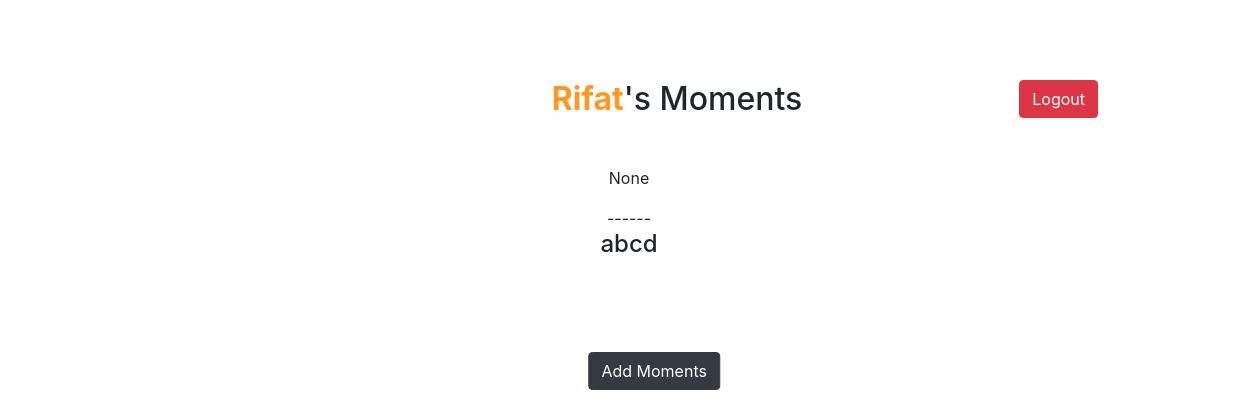
The app's page /home (signed in), older data.
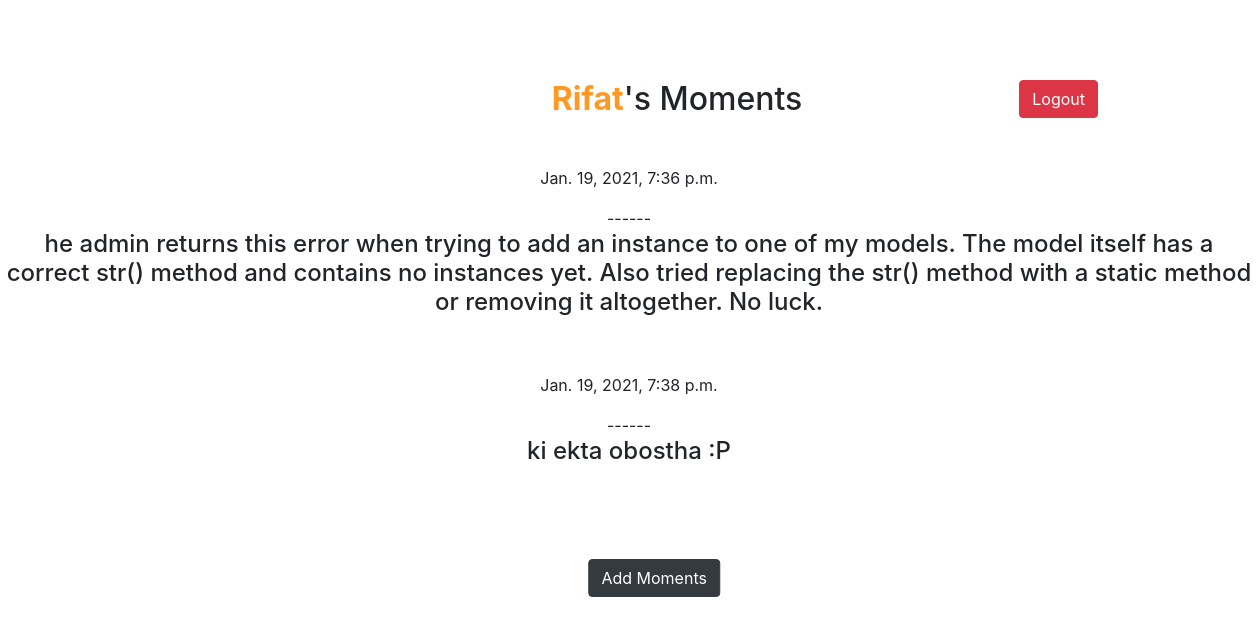
The same page, newer data.
### memory_of_moments/models.py (models this page shows)
class moments(models.Model):
    contents = models.TextField()
    dt = models.DateTimeField(auto_now_add=True)
    user = models.ForeignKey(User, on_delete=models.CASCADE)

### memory_of_moments/views.py (the view)
# urls.py: path('home', views.home, name='home'),
@login_required(login_url='login')
def home(request):
    log_user = request.user
    m = moments.objects.filter(user=log_user)
    return render(request, "view_memory.html", {'m': m})

### memory_of_moments/templates/view_memory.html (shortened to what this page needs)
{% extends "base.html" %}
{% block content %}
<a href="{% url 'logout' %}"><button type="button" class="btn btn-danger lgt">Logout</button></a>
<center>
    <h2 style=" position:relative; left:3rem;">
        {% if user.is_authenticated %}
        <p class="grettings"><b style="color: rgb(255, 153, 36);">{{user.first_name}}</b>'s Moments</p>
        {% endif %}
    </h2>
</center>
<center style="position: relative; top:7rem; ">
    {% for x in m%}
    <p> {{x.dt}}</p>------<h4>{{x.contents}}</h4> <br><br>
    {% endfor %}
</center>
<br><br><br><br><br><br><br>
<a href="{% url 'add' %}" style="text-decoration: none;">
    <button type="button" class="btn btn-dark amb">Add Moments</button>
</a>
{% endblock %}

### memory_of_moments/templates/base.html (shortened to what this page needs)
<!doctype html>
<html lang="en">
<head>
    <link rel="stylesheet" href="https://maxcdn.bootstrapcdn.com/bootstrap/4.0.0/css/bootstrap.min.css"
>
</head>
<body>
    {% block content %} {% endblock %}
</body>
</html>

### memory_of_moments/templates/view_memory.html (style rules this page uses)
.lgt { float: right; position: relative; right: 10rem; top: 5rem; }
.amb { position: relative; text-decoration: none; left: 52%; -ms-transform: translate(-50%, -50%); transform: translate(-50%, -50%); }
.grettings { position: relative; top: 5rem; width: 400px; }

Row changes from the older to the newer data that the page shows:
removed moments: dt "None", contents "abcd"
added moments: dt "Jan. 19, 2021, 7:36 p.m.", contents "he admin returns this error when trying to add an instance to one of my models. The model itself has a correct str() method and contains no instances yet. Also tried replacing the str() method with a static method or removing it altogether. No luck."
added moments: dt "Jan. 19, 2021, 7:38 p.m.", contents "ki ekta obostha :P"
